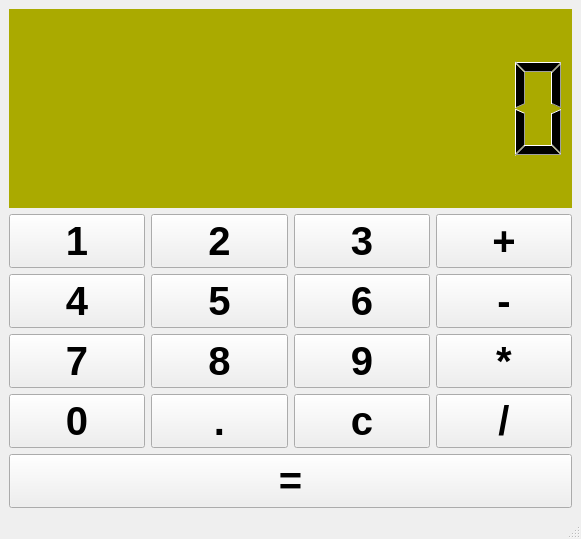
<?xml version="1.0" encoding="UTF-8"?>
<ui version="4.0">
 <class>MainWindow</class>
 <widget class="QMainWindow" name="MainWindow">
  <property name="geometry">
   <rect>
    <x>0</x>
    <y>0</y>
    <width>581</width>
    <height>539</height>
   </rect>
  </property>
  <property name="windowTitle">
   <string>计算器</string>
  </property>
  <widget class="QWidget" name="centralwidget">
   <layout class="QVBoxLayout" name="verticalLayout_2">
    <item>
     <widget class="QLCDNumber" name="lcd">
      <property name="styleSheet">
       <string notr="true">background-color: rgb(170, 170, 0)</string>
      </property>
      <property name="frameShape">
       <enum>QFrame::NoFrame</enum>
      </property>
      <property name="digitCount">
       <number>10</number>
      </property>
     </widget>
    </item>
    <item>
     <layout class="QVBoxLayout" name="verticalLayout">
      <item>
       <layout class="QHBoxLayout" name="horizontalLayout">
        <item>
         <widget class="QPushButton" name="button_1">
          <property name="font">
           <font>
            <pointsize>30</pointsize>
            <weight>75</weight>
            <bold>true</bold>
           </font>
          </property>
          <property name="text">
           <string>1</string>
          </property>
         </widget>
        </item>
        <item>
         <widget class="QPushButton" name="button_2">
          <property name="font">
           <font>
            <pointsize>30</pointsize>
            <weight>75</weight>
            <bold>true</bold>
           </font>
          </property>
          <property name="text">
           <string>2</string>
          </property>
         </widget>
        </item>
        <item>
         <widget class="QPushButton" name="button_3">
          <property name="font">
           <font>
            <pointsize>30</pointsize>
            <weight>75</weight>
            <bold>true</bold>
           </font>
          </property>
          <property name="text">
           <string>3</string>
          </property>
         </widget>
        </item>
        <item>
         <widget class="QPushButton" name="button_plus">
          <property name="font">
           <font>
            <pointsize>30</pointsize>
            <weight>75</weight>
            <bold>true</bold>
           </font>
          </property>
          <property name="text">
           <string>+</string>
          </property>
         </widget>
        </item>
       </layout>
      </item>
      <item>
       <layout class="QHBoxLayout" name="horizontalLayout_2">
        <item>
         <widget class="QPushButton" name="button_4">
          <property name="font">
           <font>
            <pointsize>30</pointsize>
            <weight>75</weight>
            <bold>true</bold>
           </font>
          </property>
          <property name="text">
           <string>4</string>
          </property>
         </widget>
        </item>
        <item>
         <widget class="QPushButton" name="button_5">
          <property name="font">
           <font>
            <pointsize>30</pointsize>
            <weight>75</weight>
            <bold>true</bold>
           </font>
          </property>
          <property name="text">
           <string>5</string>
          </property>
         </widget>
        </item>
        <item>
         <widget class="QPushButton" name="button_6">
          <property name="font">
           <font>
            <pointsize>30</pointsize>
            <weight>75</weight>
            <bold>true</bold>
           </font>
          </property>
          <property name="text">
           <string>6</string>
          </property>
         </widget>
        </item>
        <item>
         <widget class="QPushButton" name="button_subtract">
          <property name="font">
           <font>
            <pointsize>30</pointsize>
            <weight>75</weight>
            <bold>true</bold>
           </font>
          </property>
          <property name="text">
           <string>-</string>
          </property>
         </widget>
        </item>
       </layout>
      </item>
      <item>
       <layout class="QHBoxLayout" name="horizontalLayout_3">
        <item>
         <widget class="QPushButton" name="button_7">
          <property name="font">
           <font>
            <pointsize>30</pointsize>
            <weight>75</weight>
            <bold>true</bold>
           </font>
          </property>
          <property name="text">
           <string>7</string>
          </property>
         </widget>
        </item>
        <item>
         <widget class="QPushButton" name="button_8">
          <property name="font">
           <font>
            <pointsize>30</pointsize>
            <weight>75</weight>
            <bold>true</bold>
           </font>
          </property>
          <property name="text">
           <string>8</string>
          </property>
         </widget>
        </item>
        <item>
         <widget class="QPushButton" name="button_9">
          <property name="font">
           <font>
            <pointsize>30</pointsize>
            <weight>75</weight>
            <bold>true</bold>
           </font>
          </property>
          <property name="text">
           <string>9</string>
          </property>
         </widget>
        </item>
        <item>
         <widget class="QPushButton" name="button_multiply">
          <property name="font">
           <font>
            <pointsize>30</pointsize>
            <weight>75</weight>
            <bold>true</bold>
           </font>
          </property>
          <property name="text">
           <string>*</string>
          </property>
         </widget>
        </item>
       </layout>
      </item>
      <item>
       <layout class="QHBoxLayout" name="horizontalLayout_4">
        <item>
         <widget class="QPushButton" name="button_0">
          <property name="font">
           <font>
            <pointsize>30</pointsize>
            <weight>75</weight>
            <bold>true</bold>
           </font>
          </property>
          <property name="text">
           <string>0</string>
          </property>
         </widget>
        </item>
        <item>
         <widget class="QPushButton" name="button_point">
          <property name="font">
           <font>
            <pointsize>30</pointsize>
            <weight>75</weight>
            <bold>true</bold>
           </font>
          </property>
          <property name="text">
           <string>.</string>
          </property>
         </widget>
        </item>
        <item>
         <widget class="QPushButton" name="button_clear">
          <property name="font">
           <font>
            <pointsize>30</pointsize>
            <weight>75</weight>
            <bold>true</bold>
           </font>
          </property>
          <property name="text">
           <string>c</string>
          </property>
         </widget>
        </item>
        <item>
         <widget class="QPushButton" name="button_divide">
          <property name="font">
           <font>
            <pointsize>30</pointsize>
            <weight>75</weight>
            <bold>true</bold>
           </font>
          </property>
          <property name="text">
           <string>/</string>
          </property>
         </widget>
        </item>
       </layout>
      </item>
      <item>
       <widget class="QPushButton" name="button_equal">
        <property name="font">
         <font>
          <pointsize>30</pointsize>
          <weight>75</weight>
          <bold>true</bold>
         </font>
        </property>
        <property name="text">
         <string>=</string>
        </property>
       </widget>
      </item>
     </layout>
    </item>
   </layout>
  </widget>
  <widget class="QMenuBar" name="menubar">
   <property name="geometry">
    <rect>
     <x>0</x>
     <y>0</y>
     <width>581</width>
     <height>23</height>
    </rect>
   </property>
  </widget>
  <widget class="QStatusBar" name="statusbar"/>
 </widget>
 <resources/>
 <connections/>
</ui>
